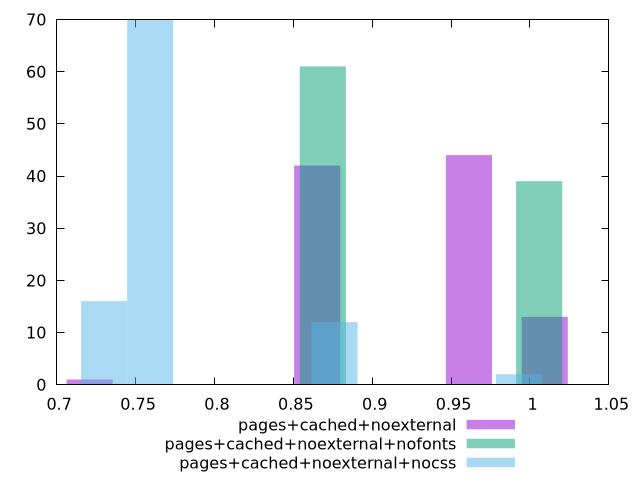

The gnuplot source for this figure:
$_pagesCachedNoexternal <<EOF
1.0093528137761372 13
0.8651595546652604 42
0.9612883940725115 44
0.7209662955543836 1
EOF
$_pagesCachedNoexternalNofonts <<EOF
0.8686740139885921 61
1.0058330688288961 39
EOF
$_pagesCachedNoexternalNocss <<EOF
0.7593287551198925 70
0.7301238029998967 16
0.876148563599876 12
0.9929683720798594 2
EOF
set key outside below
set terminal pngcairo
set output "report_00005_2020-11-02T22-26-11.212Z/uses-http2/uses-http2_pages+cached+noexternal_pages+cached+noexternal+nofonts_pages+cached+noexternal+nocss+hist.png"
set boxwidth 0.029204952119995867
set style fill transparent solid 0.5 noborder
set yrange [0:70]
plot $_pagesCachedNoexternal title "pages+cached+noexternal" with boxes ,$_pagesCachedNoexternalNofonts title "pages+cached+noexternal+nofonts" with boxes ,$_pagesCachedNoexternalNocss title "pages+cached+noexternal+nocss" with boxes ,
